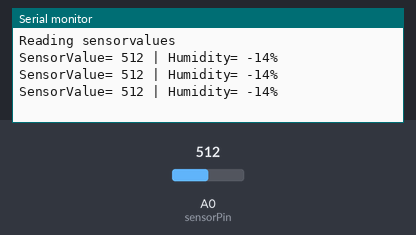
A sketch run on a simulated Arduino Uno, built with avr-gcc and run on an emulated ATmega328P. Parts: the last lines printed to the serial monitor. Inputs (shaded band) come from the test bench; at power-on: A0 (sensorPin) = 512.

Above: at 1.7 s.
1.8 s: A0 (sensorPin) set to 716
At 2.4 s:
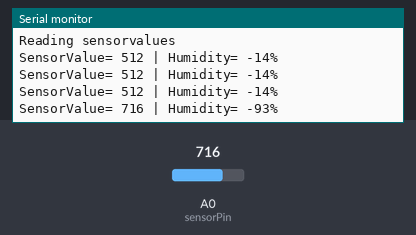
3.3 s: A0 (sensorPin) set to 900
At 3.9 s:
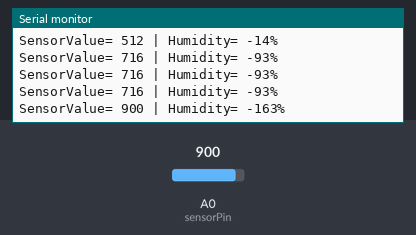
Timing chart, 0 to 6.3 s (numbered marks = the images above; inputs shaded):
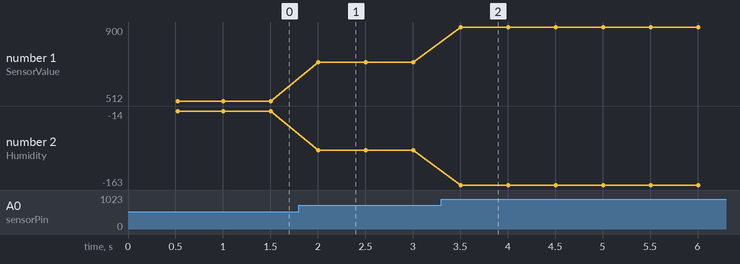

The sketch:

capaSensor.ino
```cpp
// (licence header left out)
#define sensorPin A0

int sensorValue = 0;  // int to save sensorvalue
int wetValue = 212; // int to calibrate wet state
int dryValue = 473; // int to calibrate dry state
int humidity = 0; // int to save humidity calculations


void setup()
{
  Serial.begin(9600);
  delay(500);
  Serial.println("Reading sensorvalues");
  //dryValue = analogRead(sensorPin); //Kalibrate sensor in air as dry.
}


void loop()
{
  sensorValue = analogRead(sensorPin);  //Read the sensor value
  humidity = map(sensorValue, wetValue, dryValue, 100, 0);  //map de sensor value as a percentage of full wet and full dry
  Serial.print("SensorValue= ");
  Serial.print(sensorValue);  //print sensor value
  Serial.print(" | ");  //Space out the values
  Serial.print("Humidity= ");
  Serial.print(humidity); //print humidity
  Serial.println("%");
  delay(500); //Wait half a second before next reading
}
```

Measured:
- after the input at 1.8 s, the serial monitor: prints a new line after 0.20 s (image 1)
- after the input at 3.3 s, the serial monitor: prints a new line after 0.20 s (image 2)
- plotted number 1: 512 → 716 after the input at 1.8 s, 716 → 900 after the input at 3.3 s
- plotted number 2: -14 → -93 after the input at 1.8 s, -93 → -163 after the input at 3.3 s
